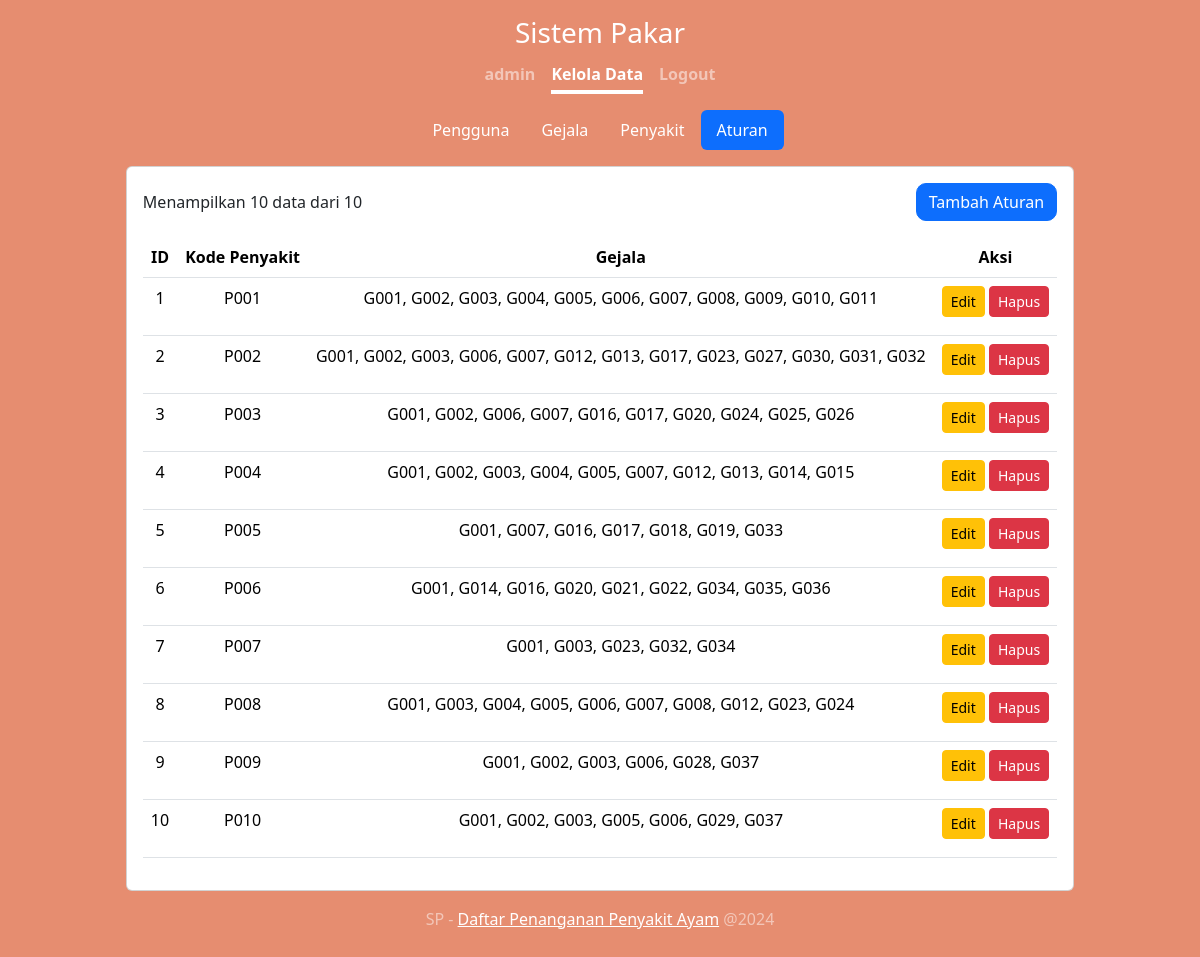
Screenshot of /admin/aturan.php (signed in) with the database file from the repository.
### tables this page shows
CREATE TABLE rules (
    id INT AUTO_INCREMENT PRIMARY KEY,
    disease_code VARCHAR(10),
    created_at TIMESTAMP DEFAULT CURRENT_TIMESTAMP,
    modified_at TIMESTAMP DEFAULT CURRENT_TIMESTAMP ON UPDATE CURRENT_TIMESTAMP,
    FOREIGN KEY (disease_code) REFERENCES diseases(code) ON UPDATE CASCADE ON DELETE CASCADE
);

### sql/functions.php (called while the page is built, shortened)
<?php
require '../db.php';
function fetchDataWithSymptoms($limit, $offset) {
    global $conn;
    $sql = "
        SELECT r.id, r.disease_code, GROUP_CONCAT(rs.symptom_code SEPARATOR ', ') AS symptoms
        FROM rules r
        LEFT JOIN rule_symptoms rs ON r.id = rs.rule_id
        GROUP BY r.id, r.disease_code
        LIMIT ? OFFSET ?";
    $stmt = $conn->prepare($sql);
    $stmt->bind_param('ii', $limit, $offset);
    $stmt->execute();
    $result = $stmt->get_result();
    return $result->fetch_all(MYSQLI_ASSOC);
}
function getTotalRows($table) {
    global $conn;
    $sql = "SELECT COUNT(*) FROM $table";
    $result = $conn->query($sql);
    $row = $result->fetch_row();
    return $row[0];
}
?>

### admin/aturan.php (the view, shortened to what this page needs)
<?php
require '../sql/functions.php';
$limit = 10;
$page_rules = isset($_GET['page_rules']) ? intval($_GET['page_rules']) : 1;
$offset_rules = ($page_rules - 1) * $limit;
$rules = fetchDataWithSymptoms($limit, $offset_rules);
$total_rules = getTotalRows('rules');
?>
<!DOCTYPE html>
<html>
<head>
    <link href="https://cdn.jsdelivr.net/npm/bootstrap@5.3.3/dist/css/bootstrap.min.css" rel="stylesheet">
    <link href="../style.css" rel="stylesheet">
</head>
<body class="d-flex h-100 text-center">
    <div class="cover-container d-flex w-100 h-100 p-3 mx-auto flex-column">
        <header class="mb-auto text-center">
            <h3 class="mb-0" onclick="window.location.href = '../index.php'" style="cursor: pointer;">Sistem Pakar</h3>
            <nav class="nav nav-masthead justify-content-center mt-2">
                <?php if (isset($_SESSION['username'])): ?>
                <a class="nav-link fw-bold py-1 px-0" href="../index.php"><?= $_SESSION['username'] ?></a>
                <a class="nav-link fw-bold py-1 px-0 active" href="aturan.php">Kelola Data</a>
                <a class="nav-link fw-bold py-1 px-0" href="../logout.php">Logout</a>
                <?php else: ?>
                <a class="nav-link fw-bold py-1 px-0 active" aria-current="page" href="../index.php">Home</a>
                <a class="nav-link fw-bold py-1 px-0" href="../login.php">Login</a>
                <?php endif; ?>
            </nav>
        </header>
        <div class="d-flex justify-content-center mb-3 mt-3">
            <ul class="nav nav-pills" id="adminTab" role="tablist">
                <li class="nav-item" role="presentation">
                    <a class="nav-link text-white" href="pengguna.php">Pengguna</a>
                </li>
                <li class="nav-item" role="presentation">
                    <a class="nav-link text-white" href="gejala.php">Gejala</a>
                </li>
                <li class="nav-item" role="presentation">
                    <a class="nav-link text-white" href="penyakit.php">Penyakit</a>
                </li>
                <li class="nav-item" role="presentation">
                    <a class="nav-link active text-white" href="aturan.php">Aturan</a>
                </li>
            </ul>
        </div>
        <div class="card card-admin mx-auto content-container mb-3">
            <div class="card-body">
                <div class="d-flex justify-content-between align-items-center mb-2">
                    <span class="data-info">Menampilkan <?= count($rules) ?> data dari <?= $total_rules ?></span>
                    <button type="button" class="btn btn-primary ms-3" data-bs-toggle="modal" data-bs-target="#addRuleModal">Tambah Aturan</button>
                </div>
                <table class="table mt-3">
                    <thead>
                        <tr>
                            <th>ID</th>
                            <th>Kode Penyakit</th>
                            <th>Gejala</th>
                            <th>Aksi</th>
                        </tr>
                    </thead>
                    <tbody>
                        <?php if (count($rules) > 0): ?>
                            <?php foreach ($rules as $rule): ?>
                            <tr>
                                <td><?= $rule['id'] ?></td>
                                <td><?= $rule['disease_code'] ?></td>
                                <td><?= $rule['symptoms'] ?></td>
                                <td class="btn-action">
                                    <button class="btn btn-warning btn-sm" data-bs-toggle="modal" data-bs-target="#editRuleModal" data-ruleid="<?= $rule['id'] ?>" data-disease_code="<?= $rule['disease_code'] ?>" data-symptoms="<?= $rule['symptoms'] ?>">Edit</button>
                                    <button class="btn btn-danger btn-sm" data-bs-toggle="modal" data-bs-target="#deleteRuleModal" data-ruleid="<?= $rule['id'] ?>" data-disease_code="<?= $rule['disease_code'] ?>">Hapus</button>
                                </td>
                            </tr>
                            <?php endforeach; ?>
                        <?php else: ?>
                            <tr>
                                <td colspan="4">Tidak ada data tersedia.</td>
                            </tr>
                        <?php endif; ?>
                    </tbody>
                </table>
            </div>
        </div>
        <footer class="text-white-50 mt-auto">
            <p>SP - <a href="../index.php" class="text-white">Daftar Penanganan Penyakit Ayam</a> @2024</p>
        </footer>
    </div>
</body>
</html>

### style.css (style rules this page uses)
body { display: flex; align-items: center; justify-content: center; height: 100%; width: 100%; margin: 0; background-color: #e68d70; color: white; }
.cover-container { max-width: 100%; display: flex; flex-direction: column; justify-content: center; align-items: center; min-height: 100vh; }
button { background-color: #ffffff; color: #000000; border: none; border-radius: 50%; padding: 10px 20px; font-size: 17px; font-family: Raleway; cursor: pointer; }
.nav-masthead .nav-link { color: rgba(255, 255, 255, .5); border-bottom: .25rem solid transparent; }
.nav-masthead .nav-link + .nav-link { margin-left: 1rem; }
.nav-masthead .active { color: #fff; border-bottom-color: #fff; }
.cover-container { width: 100%; max-width: 42em; padding: 0 1.5rem; }
.btn-primary { border-radius: 10px; }
.nav-masthead .nav-link { font-weight: 700; color: rgba(255, 255, 255, .5); border-bottom: .25rem solid transparent; }
footer { margin-top: 2rem; color: rgba(0, 0, 0, .5); }
.btn-action button { margin-bottom: 10px; }

### rows the page displays
rules: id "1", disease_code "P001", symptoms "G001, G002, G003, G004, G005, G006, G007, G008, G009, G010, G011"
rules: id "2", disease_code "P002", symptoms "G001, G002, G003, G006, G007, G012, G013, G017, G023, G027, G030, G031, G032"
rules: id "3", disease_code "P003", symptoms "G001, G002, G006, G007, G016, G017, G020, G024, G025, G026"
rules: id "4", disease_code "P004", symptoms "G001, G002, G003, G004, G005, G007, G012, G013, G014, G015"
rules: id "5", disease_code "P005", symptoms "G001, G007, G016, G017, G018, G019, G033"
rules: id "6", disease_code "P006", symptoms "G001, G014, G016, G020, G021, G022, G034, G035, G036"
rules: id "7", disease_code "P007", symptoms "G001, G003, G023, G032, G034"
rules: id "8", disease_code "P008", symptoms "G001, G003, G004, G005, G006, G007, G008, G012, G023, G024"
rules: id "9", disease_code "P009", symptoms "G001, G002, G003, G006, G028, G037"
rules: id "10", disease_code "P010", symptoms "G001, G002, G003, G005, G006, G029, G037"

### other values shown
$_SESSION['username'] "admin"
count($rules) "10"
$total_rules "10"
